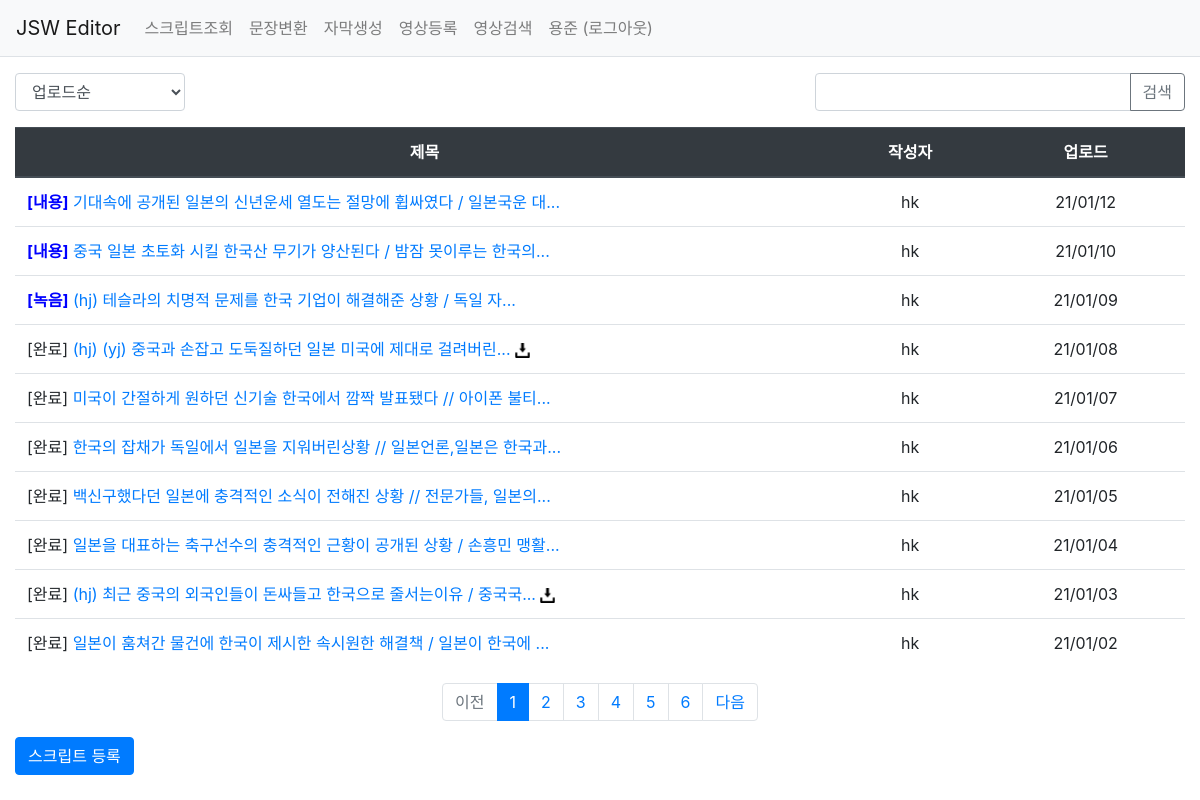
The app's page /pybo/ (signed in) with its own data.
### pybo/models.py (models this page shows, shortened)
class Question(models.Model):
    author = models.ForeignKey(User, on_delete=models.CASCADE, related_name='author_question')
    subject = models.CharField(max_length=200)
    content = models.TextField()
    status = models.CharField(max_length=200, null=True, blank=True)
    create_date = models.DateTimeField()
    modify_date = models.DateTimeField(null=True, blank=True)
    download_flag = models.CharField(null=True, max_length=10, blank=True)
    upload_target = models.DateTimeField(null=True, blank=True)
    voter = models.ManyToManyField(User, related_name='voter_question')

### pybo/views/base_views.py (the view, shortened to what this page needs)
# urls.py: path('', base_views.index, name='index'),  # '/' 에 해당되는 path
@login_required(login_url='common:login')
def index(request):
    logger.info("INFO 레벨로 출력")
    """
    pybo 목록 출력
    """
    page = request.GET.get('page', '1')  # 페이지
    kw = request.GET.get('kw', '')  # 검색어
    so = request.GET.get('so', 'recent')  # 정렬기준
    if so == 'create':
        question_list = Question.objects.order_by('-create_date')
    else:  # recent
        question_list = Question.objects.order_by('-upload_target', '-modify_date')
    paginator = Paginator(question_list, 10)  # 페이지당 10개씩 보여주기
    page_obj = paginator.get_page(page)
    context = {'question_list': page_obj, 'page': page, 'kw': kw, 'so': so}  # <------ so 추가
    return render(request, 'pybo/question_list.html', context)

### pybo/templatetags/pybo_filter.py (called while the page is built)
@register.filter
def sub(value, arg):
    return value - arg

### templates/pybo/question_list.html (shortened to what this page needs)
{% extends 'base.html' %}
{% load pybo_filter %}
{% load static %}
{% block content %}
<div class="container my-3">
    <div class="row justify-content-between my-3">
        <div class="col-lg-2 col-md-3 col-4">
            <select class="form-control so">
                <option value="recent" {% if so == 'recent' %}selected{% endif %}>업로드순</option>
            </select>
        </div>
        <div class="col-lg-4 col-md-6 col-6 input-group">
            <input type="text" onkeypress="search_media()" class="form-control kw" value="{{ kw|default_if_none:'' }}">
            <div class="input-group-append">
                <button class="btn btn-outline-secondary" type="button" id="btn_search">검색</button>
            </div>
        </div>
    </div>
    <table class="table">
        <thead>
        <tr class="text-center thead-dark">
            <th style="width:70%">제목</th>
            <th>작성자</th>
            <th>업로드</th>
        </tr>
        </thead>
        <tbody>
        {% if question_list %}
        {% for question in question_list %}
        <tr class="text-center">
            <td class="text-left">
                {% if question.status == '완료' %}
                <span>[{{ question.status|default_if_none:'' }}]</span>
                {% elif question.status is none %}
                <span style="color:blue;font-weight: bold;"></span>
                {% else %}
                <span style="color:blue;font-weight: bold;">[{{ question.status|default_if_none:'' }}]</span>
                {% endif %}
                <a href="{% url 'pybo:detail' question.id %}"> {{ question.subject|truncatechars:42 }}</a>
                {% if question.download_flag == '1' %}
                <a href="/static/output/keyword_{{ question.id }}.zip"><img src="/static/img/btn_download.png" style="width:15px"></a>
                {% endif %}
            </td>
            <td>{{ question.author.username }}</td>
            <td>{{ question.upload_target|date:"y/m/d"|default_if_none:'' }}</td>
        </tr>
        {% endfor %}
        {% else %}
        <tr>
            <td colspan="3">스크립트가 없습니다.</td>
        </tr>
        {% endif %}
        </tbody>
    </table>
    <ul class="pagination justify-content-center">
        {% if question_list.has_previous %}
        <li class="page-item">
            <a class="page-link" data-page="{{ question_list.previous_page_number }}" href="#">이전</a>
        </li>
        {% else %}
        <li class="page-item disabled">
            <a class="page-link" tabindex="-1" aria-disabled="true" href="#">이전</a>
        </li>
        {% endif %}
        {% for page_number in question_list.paginator.page_range %}
        {% if page_number >= question_list.number|add:-5 and page_number <= question_list.number|add:5 %}
            {% if page_number == question_list.number %}
            <li class="page-item active" aria-current="page">
                <a class="page-link" data-page="{{ page_number }}" href="#">{{ page_number }}</a>
            </li>
            {% else %}
            <li class="page-item">
                <a class="page-link" data-page="{{ page_number }}" href="#">{{ page_number }}</a>
            </li>
            {% endif %}
        {% endif %}
        {% endfor %}
        {% if question_list.has_next %}
        <li class="page-item">
            <a class="page-link" data-page="{{ question_list.next_page_number }}" href="#">다음</a>
        </li>
        {% else %}
        <li class="page-item disabled">
            <a class="page-link" tabindex="-1" aria-disabled="true" href="#">다음</a>
        </li>
        {% endif %}
    </ul>
    <a href="{% url 'pybo:question_create' %}" class="btn btn-primary">스크립트 등록</a>
</div>
{% endblock %}

### templates/navbar.html (shortened to what this page needs)
<nav class="navbar navbar-expand-lg navbar-light bg-light border-bottom">
    <a class="navbar-brand" href="{% url 'pybo:index' %}">JSW Editor</a>
    <div class="collapse navbar-collapse flex-grow-0" id="navbarNav">
        <ul class="navbar-nav">
            <li class="nav-item ">
                <a class="nav-link" href="/pybo/">스크립트조회</a>
            </li>
        </ul>
        <ul class="navbar-nav">
            <li class="nav-item ">
                <a class="nav-link" href="{% url 'pybo:news_list' %}">문장변환</a>
            </li>
        </ul>
        <ul class="navbar-nav">
            <li class="nav-item ">
                <a class="nav-link" href="{% url 'pybo:editor' %}">자막생성</a>
            </li>
        </ul>
        <ul class="navbar-nav">
            <li class="nav-item ">
                <a class="nav-link" href="{% url 'pybo:upload' %}">영상등록</a>
            </li>
        </ul>
        <ul class="navbar-nav">
            <li class="nav-item ">
                <a class="nav-link" href="{% url 'pybo:upload_list' %}">영상검색</a>
            </li>
        </ul>
        <ul class="navbar-nav">
            <li class="nav-item ">
                {% if user.is_authenticated %}
                <a class="nav-link" href="{% url 'common:logout' %}">{{ user.username }} (로그아웃)</a>
                {% else %}
                <a class="nav-link" href="{% url 'common:login' %}">로그인</a>
                {% endif %}
            </li>
        </ul>
    </div>
</nav>

### records on screen
Question: status "내용", subject "기대속에 공개된 일본의 신년운세 열도는 절망에 휩싸였다 / 일본국운 대...", author.username "hk", upload_target "21/01/12"
Question: status "내용", subject "중국 일본 초토화 시킬 한국산 무기가 양산된다 / 밤잠 못이루는 한국의...", author.username "hk", upload_target "21/01/10"
Question: status "녹음", subject "(hj) 테슬라의 치명적 문제를 한국 기업이 해결해준 상황 / 독일 자...", author.username "hk", upload_target "21/01/09"
Question: status "완료", subject "(hj) (yj) 중국과 손잡고 도둑질하던 일본 미국에 제대로 걸려버린...", author.username "hk", upload_target "21/01/08"
Question: status "완료", subject "미국이 간절하게 원하던 신기술 한국에서 깜짝 발표됐다 // 아이폰 불티...", author.username "hk", upload_target "21/01/07"
Question: status "완료", subject "한국의 잡채가 독일에서 일본을 지워버린상황 // 일본언론,일본은 한국과...", author.username "hk", upload_target "21/01/06"
Question: status "완료", subject "백신구했다던 일본에 충격적인 소식이 전해진 상황 // 전문가들, 일본의...", author.username "hk", upload_target "21/01/05"
Question: status "완료", subject "일본을 대표하는 축구선수의 충격적인 근황이 공개된 상황 / 손흥민 맹활...", author.username "hk", upload_target "21/01/04"
Question: status "완료", subject "(hj) 최근 중국의 외국인들이 돈싸들고 한국으로 줄서는이유 / 중국국...", author.username "hk", upload_target "21/01/03"
Question: status "완료", subject "일본이 훔쳐간 물건에 한국이 제시한 속시원한 해결책 / 일본이 한국에 ...", author.username "hk", upload_target "21/01/02"

### other values on screen
{{ user.username }} "용준"
{{ page_number }} "1"
{{ page_number }} "2" "3" "4" "5" "6"
